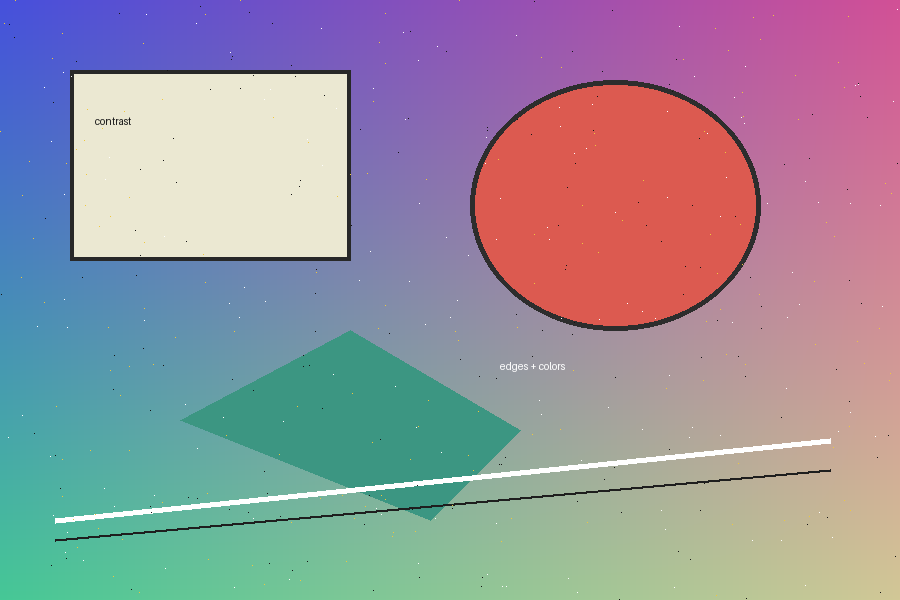
#> input picture samples/editor_test.png, 900 x 600 px
$ python make_demo_outputs.py
#> lines starting #> are read from the running program, lines starting #| are printed output that depends on the picture; after the words box and inside, x2 and y2 are one past the last pixel; in counts of white or black regions, pixels touching at a corner belong together
### myeditor/processing.py
import os

import cv2
import numpy as np


def read_image(path):
    data = np.fromfile(str(path), dtype=np.uint8)
    image = cv2.imdecode(data, cv2.IMREAD_COLOR)
    if image is None:
        raise ValueError(f"Could not read image: {path}")
    return image


def save_image(path, image):
    ext = os.path.splitext(str(path))[1]
    if not ext:
        ext = ".png"
    ok, data = cv2.imencode(ext, as_bgr(image))
    if not ok:
        raise ValueError(f"Could not save image as {ext}")
    data.tofile(str(path))


def as_bgr(image):
    if image is None:
        raise ValueError("No image loaded")
    if image.ndim == 2:
        return cv2.cvtColor(image, cv2.COLOR_GRAY2BGR)
    if image.shape[2] == 4:
        return cv2.cvtColor(image, cv2.COLOR_BGRA2BGR)
    return image.copy()


def gray_image(image):
    if image.ndim == 2:
        return image.copy()
    return cv2.cvtColor(as_bgr(image), cv2.COLOR_BGR2GRAY)


# [12 lines left out: functions odd_number, binary_threshold, not called in this run]


def otsu_threshold(image):
    gray = gray_image(image)
    _, result = cv2.threshold(gray, 0, 255, cv2.THRESH_BINARY + cv2.THRESH_OTSU)
    return cv2.cvtColor(result, cv2.COLOR_GRAY2BGR)


# [20 lines left out: functions adaptive_threshold, equalize_global, not called in this run]


def equalize_clahe(image, clip_limit=2.0, tile_size=8):
    bgr = as_bgr(image)
    tile_size = max(int(tile_size), 2)
    lab = cv2.cvtColor(bgr, cv2.COLOR_BGR2LAB)
    l_channel, a_channel, b_channel = cv2.split(lab)
    clahe = cv2.createCLAHE(
        clipLimit=max(float(clip_limit), 0.1),
        tileGridSize=(tile_size, tile_size),
    )
    l_channel = clahe.apply(l_channel)
    return cv2.cvtColor(cv2.merge((l_channel, a_channel, b_channel)), cv2.COLOR_LAB2BGR)


# [20 lines left out: function morphology, not called in this run]


def canny_edges(image, low_threshold=80, high_threshold=160, aperture=3):
    low_threshold = int(low_threshold)
    high_threshold = int(high_threshold)
    if low_threshold > high_threshold:
        low_threshold, high_threshold = high_threshold, low_threshold
    aperture = int(aperture)
    if aperture not in (3, 5, 7):
        aperture = 3
    edges = cv2.Canny(gray_image(image), low_threshold, high_threshold, apertureSize=aperture)
    return cv2.cvtColor(edges, cv2.COLOR_GRAY2BGR)


# [45 lines left out: functions affine_warp, order_points, perspective_warp, not called in this run]


def stitch_images(paths):
    images = [read_image(path) for path in paths]
    if len(images) < 2:
        raise ValueError("Choose at least two images for stitching")

    stitcher = cv2.Stitcher_create()
    status, panorama = stitcher.stitch(images)
    if status != getattr(cv2, "Stitcher_OK", 0):
        raise RuntimeError(
            "Stitching failed. Try photos with more overlap and clear texture."
        )
    return panorama


# [40 lines left out: functions gamma_correction, unsharp_mask, bilateral_denoise, kmeans_quantization, not called in this run]


def cartoon_effect(image):
    bgr = as_bgr(image)
    color = cv2.bilateralFilter(bgr, 9, 90, 90)
    gray = cv2.medianBlur(gray_image(bgr), 7)
    edges = cv2.adaptiveThreshold(
        gray,
        255,
        cv2.ADAPTIVE_THRESH_MEAN_C,
        cv2.THRESH_BINARY,
        9,
        2,
    )
    return cv2.bitwise_and(color, cv2.cvtColor(edges, cv2.COLOR_GRAY2BGR))


# [33 lines left out: functions pencil_sketch, vignette, orb_keypoints, not called in this run]


def hough_lines(image):
    bgr = as_bgr(image)
    edges = cv2.Canny(gray_image(bgr), 60, 180)
    lines = cv2.HoughLinesP(
        edges,
        1,
        np.pi / 180,
        threshold=70,
        minLineLength=40,
        maxLineGap=10,
    )
    result = bgr.copy()
    if lines is not None:
        for line in lines[:80]:
            x1, y1, x2, y2 = line[0]
            cv2.line(result, (x1, y1), (x2, y2), (0, 0, 255), 2)
    return result


# [8 lines left out: function connected_components, not called in this run]


def flip(image, horizontal=True):
    # Mirror the image. Channel count is preserved (BGR or BGRA).
    return cv2.flip(image, 1 if horizontal else 0)


# [45 lines left out: functions rotate_quarter, rotate, crop, not called in this run]

### tools/make_demo_outputs.py
from pathlib import Path
import sys


ROOT = Path(__file__).resolve().parents[1]
OUT = ROOT / "docs" / "demo_outputs"
sys.path.insert(0, str(ROOT))

from myeditor import processing


def write(name, image):
    OUT.mkdir(parents=True, exist_ok=True)
    processing.save_image(OUT / name, image)


def main():
    editor_image = processing.read_image(ROOT / "samples" / "editor_test.png")
#> in read_image, image is the input picture: shape (600, 900, 3); mean B, G, R 157.3, 145.8, 152.6
    document = processing.read_image(ROOT / "samples" / "document_tilted.png")
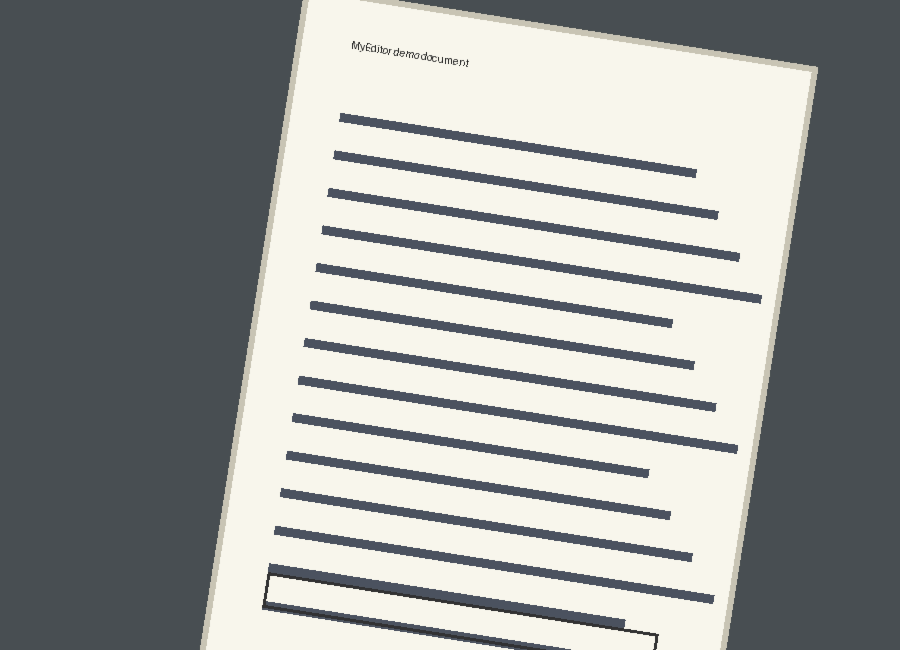
#> input picture samples/document_tilted.png, 900 x 650 px
#> in read_image, image is the input picture: shape (650, 900, 3); mean B, G, R 154.8, 156.8, 154.6

    write("01_original.png", editor_image)
    write("02_otsu_threshold.png", processing.otsu_threshold(editor_image))
#> in otsu_threshold, `_, result = cv2.threshold(gray, 0, 255, cv2.THRESH_BINARY + cv2.THRESH..`:
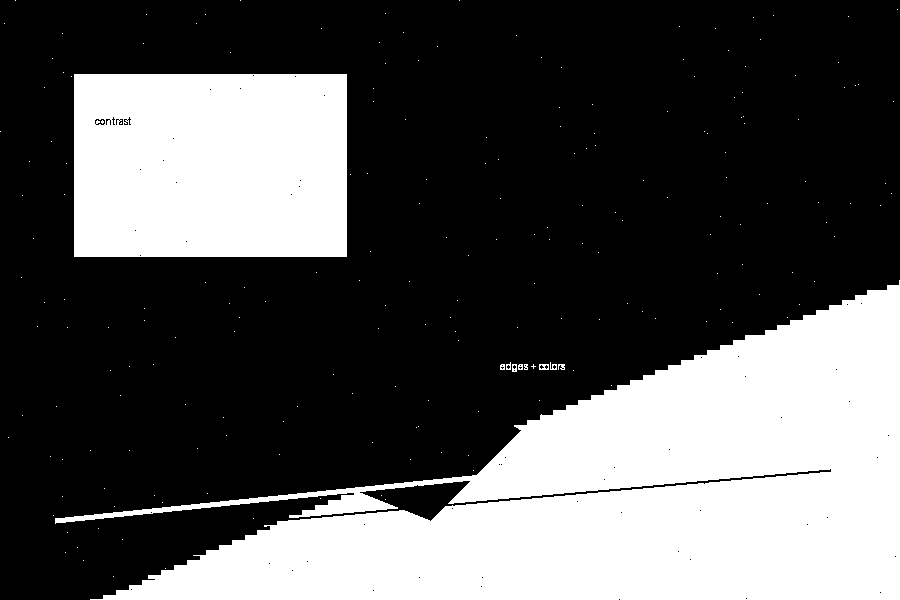
#> result: shape (600, 900); 32.9% white; 210 white regions (201 under 20 px), largest, box (x1, y1, x2, y2) and area: (55, 280, 900, 600) 127456, (74, 74, 347, 257) 49823, (539, 364, 549, 370) 43
    write("03_clahe.png", processing.equalize_clahe(editor_image, 2.0, 8))
#> in equalize_clahe, `lab = cv2.cvtColor(bgr, cv2.COLOR_BGR2LAB)`: lab: shape (600, 900, 3); mean of channels 0, 1, 2 159.9, 135.3, 124.9
#> in equalize_clahe, `l_channel, a_channel, b_channel = cv2.split(lab)`:
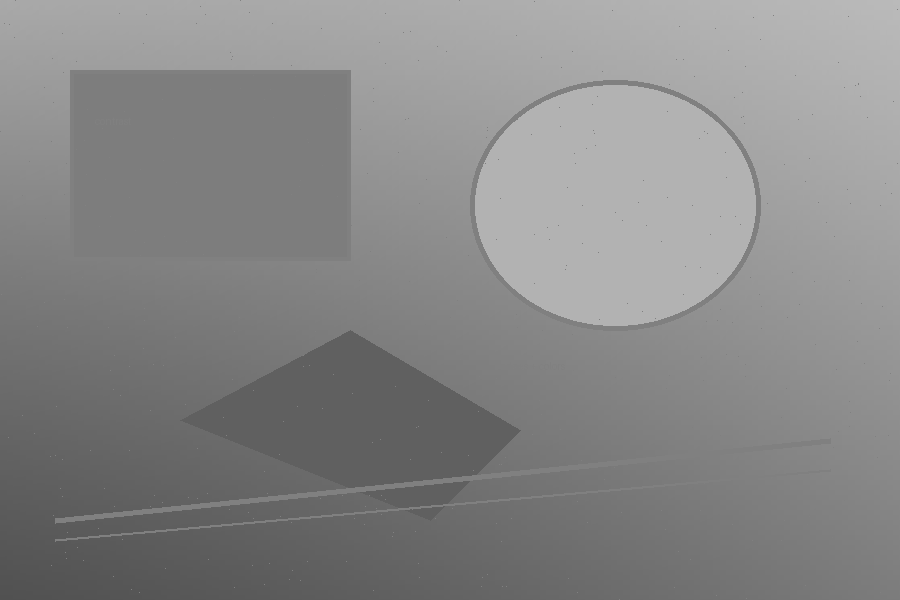
#> a_channel: shape (600, 900); min 81, max 186, mean 135.3
#> in equalize_clahe, `l_channel, a_channel, b_channel = cv2.split(lab)`:
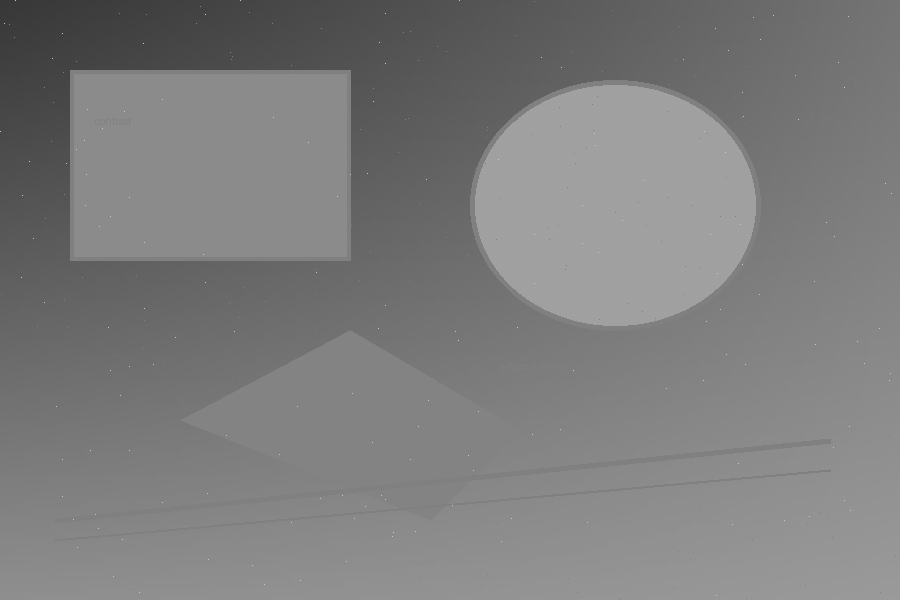
#> b_channel: shape (600, 900); min 55, max 199, mean 124.9
    write("04_canny.png", processing.canny_edges(editor_image, 70, 160, 3))
#> in canny_edges, `edges = cv2.Canny(gray_image(image), low_threshold, high_threshold, ap..`:
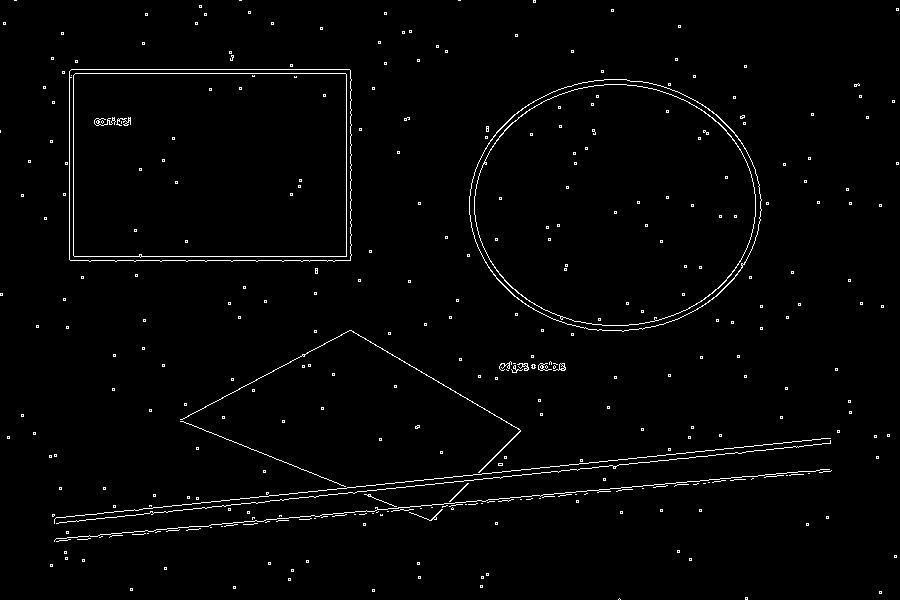
#> edges: shape (600, 900); 1.8% white in thin lines or dots
#> in canny_edges, `return cv2.cvtColor(edges, cv2.COLOR_GRAY2BGR)`: returned value: shape (600, 900, 3); 1.8% white in thin lines or dots
    write("05_cartoon.png", processing.cartoon_effect(editor_image))
#> in cartoon_effect, `edges = cv2.adaptiveThreshold( gray, 255, cv2.ADAPTIVE_THRESH_MEAN_C, ..`:
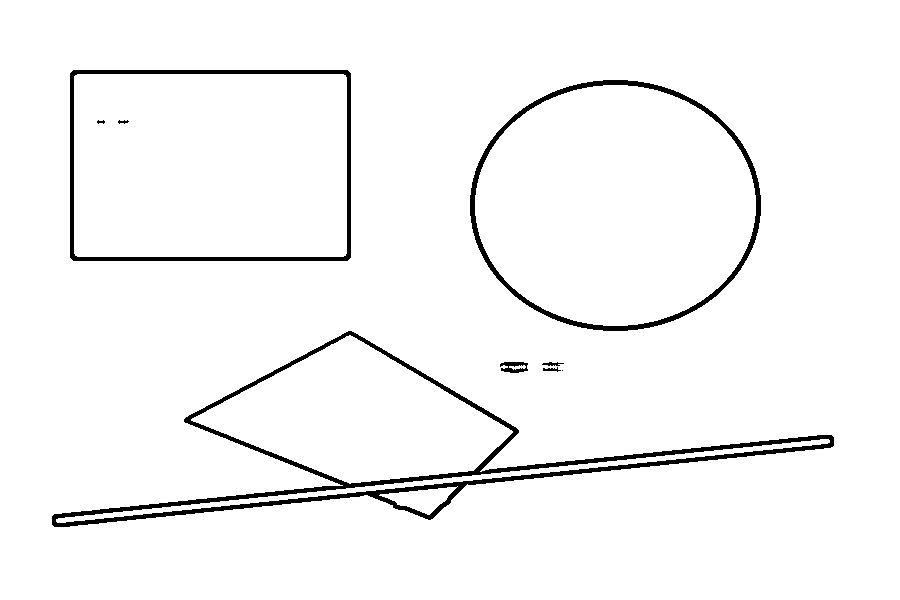
#> edges: shape (600, 900); 96.7% white; 9 black regions (1 under 20 px), largest, box (x1, y1, x2, y2) and area: (52, 331, 834, 527) 9816, (470, 80, 761, 331) 4079, (70, 70, 351, 261) 3707
    write("06_hough_lines.png", processing.hough_lines(editor_image))
#> in hough_lines, `edges = cv2.Canny(gray_image(bgr), 60, 180)`: edges: shape (600, 900); 1.8% white in thin lines or dots
#> in hough_lines, `lines = cv2.HoughLinesP( edges, 1, np.pi / 180, threshold=70, minLineL..`: lines = 24 rows, first 6: [54, 519, 825, 438], [54, 523, 551, 471], [71, 69, 349, 69], [311, 515, 829, 469], [56, 538, 498, 499], [550, 472, 830, 443]
#> the loop in hough_lines, `for line in lines[:80]:` made 24 passes
#> (x1, y1, x2, y2) on passes 1 to 12: (54, 519, 825, 438), (54, 523, 551, 471), (71, 69, 349, 69), (311, 515, 829, 469), (56, 538, 498, 499), (550, 472, 830, 443), (62, 73, 350, 73), (70, 260, 350, 260), (69, 256, 350, 256), (73, 255, 73, 75), (157, 531, 543, 497), (431, 520, 520, 431)
#> after the loop in hough_lines, `for line in lines[:80]:`:
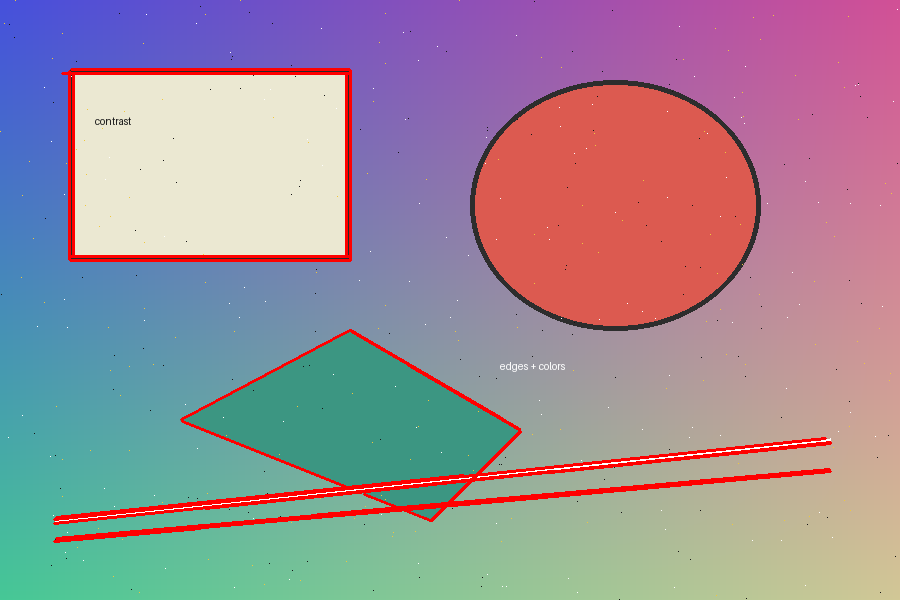
#> result: shape (600, 900, 3); 3.27% of pixels changed, all inside (x1, y1, x2, y2) = (53, 68, 832, 543)
    write("07_document_perspective_source.png", document)
    write(
        "08_panorama_result.png",
        processing.stitch_images(
            [
                ROOT / "samples" / "panorama_left.png",
                ROOT / "samples" / "panorama_right.png",
            ]
        ),
    )


if __name__ == "__main__":
#> (the run stopped early here; a loop or call above may not have finished)
